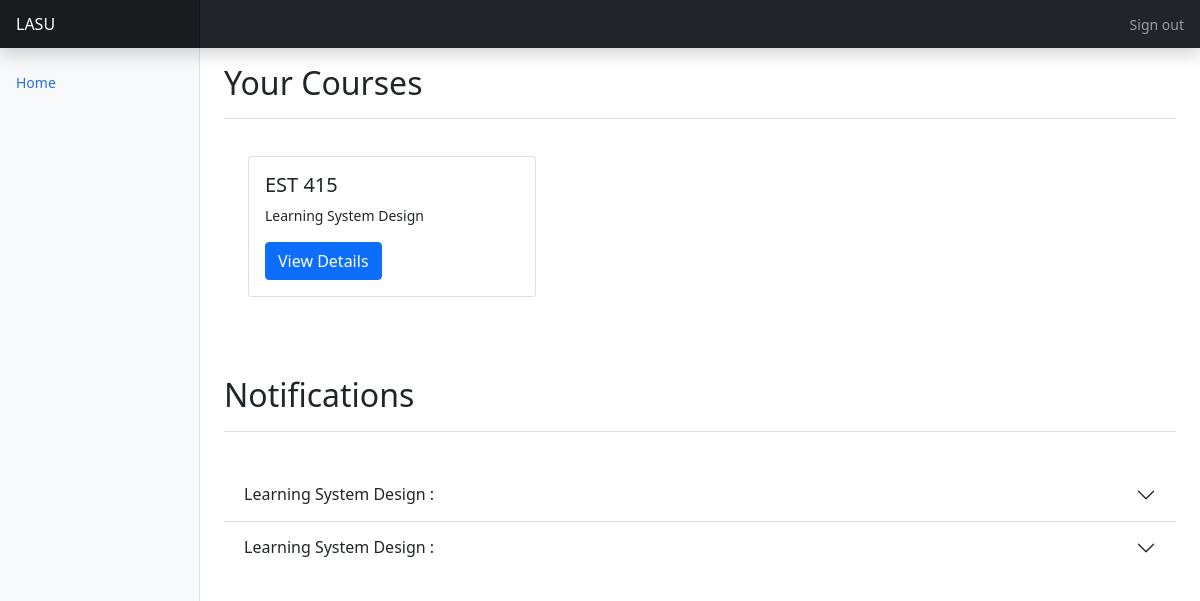
Screenshot of /student_main/ (signed in) with the database file from the repository.
### accounts/models.py (models this page shows)
class Course(models.Model):
    name = models.CharField(max_length=100)
    code = models.CharField(max_length=100)
    lecturer = models.ForeignKey(Lecturer, on_delete=models.CASCADE)
    def __str__(self):
        return self.name

### core/models.py (models this page shows, shortened)
class Notification(models.Model):
    content = models.CharField(max_length=500)
    course = models.ForeignKey(Course, on_delete=models.CASCADE)
    sent_on = models.DateTimeField(auto_now_add=True)

### core/views.py (the view)
# urls.py: path('student_main/', views.student_main, name='student_main'),
@login_required
def student_main(request):
    student = Student.objects.get(user=request.user)
    courses = student.course_list.all()
    notifications = Notification.objects.filter(course__in=courses)
    return render(request, 'core/student_main.html', {'courses': courses, 'notifications': notifications})

### core/templates/core/student_main.html (shortened to what this page needs)
<!doctype html>
<html lang="en">
  <head>
    <link href="https://cdn.jsdelivr.net/npm/bootstrap@5.1.3/dist/css/bootstrap.min.css" rel="stylesheet">
  </head>
  <body>
<header class="navbar navbar-dark sticky-top bg-dark flex-md-nowrap p-0 shadow">
  <a class="navbar-brand col-md-3 col-lg-2 me-0 px-3" href="#">LASU</a>
  <div class="navbar-nav">
    <div class="nav-item text-nowrap">
      <a class="nav-link px-3" href="{% url 'logout' %}">Sign out</a>
    </div>
  </div>
</header>
<div class="container-fluid">
  <div class="row">
        <nav id="sidebarMenu" class="col-md-3 col-lg-2 d-md-block bg-light sidebar collapse">
            <div class="position-sticky pt-3">
                <ul class="nav flex-column">
                <li class="nav-item">
                    <a class="nav-link active" aria-current="page" href="#">
                    Home
                    </a>
                </li>
                </ul>
            </div>
        </nav>
    <main class="col-md-9 ms-sm-auto col-lg-10 px-md-4">
      <div class="d-flex justify-content-between flex-wrap flex-md-nowrap align-items-center pt-3 pb-2 mb-3 border-bottom">
        <h1 class="h2">Your Courses</h1>
      </div>
      <br>
        <div class="container">
            {% if courses %}
            {% for course in courses %}
            <div class="card" style="width: 18rem;">
                <div class="card-body">
                <h5 class="card-title">{{ course.code }}</h5>
                <p class="card-text">{{ course.name }}</p>
                <a href="{% url 'student_detail' course.id %}" class="btn btn-primary">View Details</a>
                </div>
            </div>
            {% endfor %}
            {% else %}
            <div class="col-sm-12">
                <br>
                <h4>You are not enrolled in any courses</h4>
            </div>
            {% endif %}
        </div>
    </main>
    <main class="col-md-9 ms-sm-auto col-lg-10 px-md-4">
      <br> <br> <br>
      <div class="d-flex justify-content-between flex-wrap flex-md-nowrap align-items-center pt-3 pb-2 mb-3 border-bottom">
        <h1 class="h2">Notifications</h1>
      </div>
      <br>
        <div class="accordion accordion-flush" id="accordionFlushExample">
            {% if notifications %}
            {% for notification in notifications reversed %}
            <div class="accordion-item">
            <h2 class="accordion-header" id="flush-headingOne">
                <button class="accordion-button collapsed" type="button" data-bs-toggle="collapse" data-bs-target="#flush-collapseOne" aria-expanded="false" aria-controls="flush-collapseOne">
                    {{ notification.course }} : {{ notification.time }}
                </button>
            </h2>
            </div>
            {% endfor %}
            {% else %}
            <div class="col-sm-12">
                <br>
                <h4>You have no notifications</h4>
            </div>
            {% endif %}
        </div>
    </main>
  </div>
</div>
  </body>
</html>

### core/templates/core/student_main.html (style rules this page uses)
body { font-size: .875rem; }
.sidebar { position: fixed; top: 0; bottom: 0; left: 0; z-index: 100; padding: 48px 0 0; box-shadow: inset -1px 0 0 rgba(0, 0, 0, .1); }
.sidebar .nav-link { font-weight: 500; color: #333; }
.sidebar .nav-link.active { color: #2470dc; }
.navbar-brand { padding-top: .75rem; padding-bottom: .75rem; font-size: 1rem; background-color: rgba(0, 0, 0, .25); box-shadow: inset -1px 0 0 rgba(0, 0, 0, .25); }

### rows the page displays
Course: code "EST 415", name "Learning System Design"
Notification: course "Learning System Design"
Notification: course "Learning System Design"
